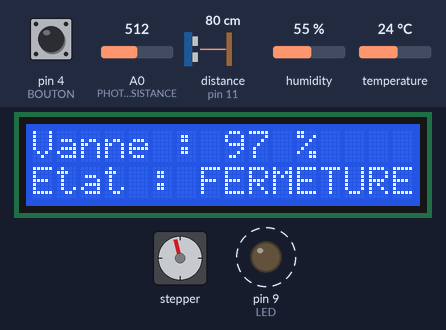
This sketch was run on a simulated Arduino Uno, built with avr-gcc and run on an emulated ATmega328P. Shown: 16×2 character LCD, stepper motor, output pins drawn as LEDs (lit = HIGH). Dashed ring = blinking. Inputs (shaded band) come from the test bench; at power-on: distance to the obstacle (sensor on pin 11) 80 cm, pin 4 (BOUTON) HIGH, A0 (PHOTORESISTANCE) = 512, humidity 55 %, temperature 24 °C. The echo pulse lasts 58.3 µs per cm; stepper angles assume 2048 steps per turn; what the sketch prints to the serial monitor is not drawn.

Above: at 1.26 s.
1.3 s: distance to the obstacle (sensor on pin 11) set to 22 cm
At 1.73 s:
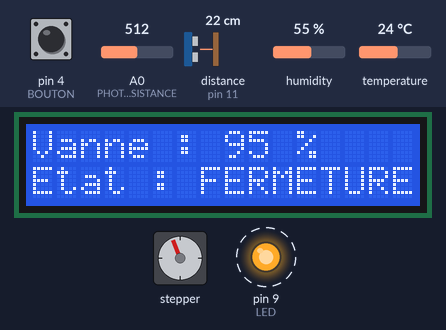
At 3.58 s:
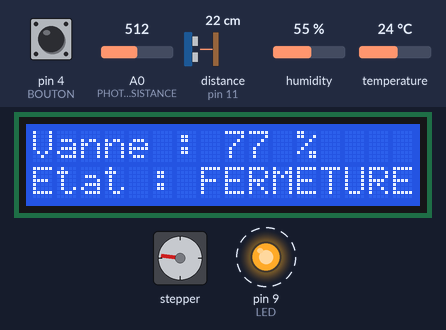
4.6 s: distance to the obstacle (sensor on pin 11) set to 17 cm
At 5.09 s:
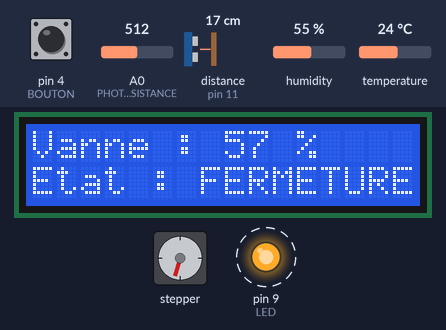
7.0 s: pin 4 (BOUTON) pulled LOW for 0.15 s
At 8.8 s:
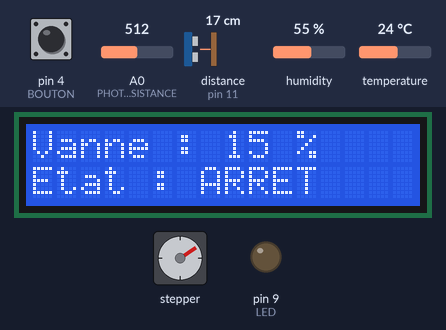
9.1 s: pin 4 (BOUTON) pulled LOW for 0.15 s
9.8 s: distance to the obstacle (sensor on pin 11) set to 120 cm
12.4 s: distance to the obstacle (sensor on pin 11) set to 2 cm
Timing chart, 0 to 17.9 s (numbered marks = the images above; inputs shaded):
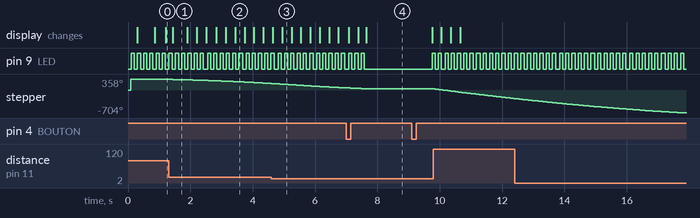

The sketch:

0sx_labo_05.ino
```cpp
#include <OneButton.h>
#include "DHT.h"  //librairie du capteur de temperature et d'humidité
#include <LCD_I2C.h>
#include <HCSR04.h>
#include <AccelStepper.h>  //librairie moteur pas à pas

//-----LCD------
LCD_I2C lcd(0x27, 16, 2);

//------DHT11-----
#define DHTTYPE DHT11  // type de capteur d'humidité et de temperature
const int DHT_11 = 7;
DHT dht(DHT_11, DHTTYPE);  //creation de l'objet DHT
float temperature = 0;
float humidite = 0;

//----Photoresistance-------
const int PHOTORESISTANCE = A0;
int valeurPhotoresistance = 0;
int valeurMin = 1023;
int valeurMax = 0;
bool calibrationActive = false;

//----HC-SR04------------
const int ECHO = 11;
const int TRIGGER = 12;
UltraSonicDistanceSensor distanceSensor(TRIGGER, ECHO);  //creaction d'objet pour le capteur a distance.
int distance = 0;

//-------LED--------
const int LED = 9;

int pageActuelle = 1;

//------BOUTON------
const int BOUTON = 4;
OneButton button(BOUTON, true, true);

//Etat du system----capteur d'environnement.
enum AppState { DEMARRAGE,
                DHT_STATE,
                LUM_DIST,
                CALIBRATION };
AppState currentState = DEMARRAGE;

//----------moteur à pas------
#define MOTOR_INTERFACE_TYPE 4  //type de moteur

#define IN_1 31
#define IN_2 33
#define IN_3 35
#define IN_4 37
AccelStepper myStepper(MOTOR_INTERFACE_TYPE, IN_1, IN_3, IN_2, IN_4);  //creation de l'objet moteur pas pas.

const int POSITIONOUVERTE = 2038;
const int POSITIONFERMER = 0;
int pourcentage = 0;

//Etat du system----irrigation.
enum EtatIrrigation { FERME,
                      OUVERTURE,
                      OUVERT,
                      FERMETURE,
                      ARRET };
EtatIrrigation etat_courant = FERMETURE;

//fermeture une fois alimenté.
void sousTention() {
  myStepper.moveTo(POSITIONFERMER);
  etat_courant = FERMETURE;
}

// niveau trop bas → ouvrir la vanne
void etatFermer() {
  int niveauMin = 20;  // Seuil d'ouverture (niveau trop bas)
  if (distance > 0 && distance < niveauMin) {
    myStepper.moveTo(POSITIONOUVERTE);
    etat_courant = OUVERTURE;
  }
}

// ouverture terminée
void etatOUverture() {
  if (myStepper.distanceToGo() == 0) {
    etat_courant = OUVERT;
  }
}

// niveau suffisant → fermer la vanne
void etatOuvert() {
  int niveauMax = 25;  // Seuil de fermeture (niveau suffisant)
  if (distance >= niveauMax) {
    myStepper.moveTo(POSITIONFERMER);
    etat_courant = FERMETURE;
  }
}

// fermeture terminée
void etatFermeture() {
  if (myStepper.distanceToGo() == 0) {
    etat_courant = FERME;
  }
}

// Arrêt 🛑
void etatArret() {
  myStepper.stop();                               // arrête le moteur
  myStepper.moveTo(myStepper.currentPosition());  // annule la cible
  etat_courant = ARRET;                           // bloque l'irrigation
}

// mapper la positio entre 0-100
void position() {
  int nbreDePas = myStepper.currentPosition();
  int pourcentageMin = 0;
  int pourcentageMax = 100;
  pourcentage = map(nbreDePas, POSITIONFERMER, POSITIONOUVERTE, pourcentageMin, pourcentageMax);
  if (pourcentage < 0) {
    pourcentage = 0;
  }
  if (pourcentage > 100) {
    pourcentage = 100;
  }
}

//faire clignoter la LED
void clignotementLed(unsigned long tempsActuel) {
  const unsigned long delaiLed = 100;
  static bool etatLed = false;
  static unsigned long dernierTps = 0;
  if (etat_courant == OUVERTURE || etat_courant == FERMETURE) {
    if ((tempsActuel - dernierTps) >= delaiLed) {
      dernierTps = tempsActuel;
      etatLed = !etatLed;
      digitalWrite(LED, etatLed);
    }
  } else {
    allumeEteindLed();
  }
}

// SYSTEME d'irrigation
void gestionIrrigation(unsigned long tempsActuel) {
  switch (etat_courant) {
    case FERME:
      etatFermer();
      break;
    case OUVERTURE:
      etatOUverture();
      break;
    case OUVERT:
      etatOuvert();
      break;
    case FERMETURE:
      etatFermeture();
      break;
    case ARRET:
      etatArret();
      break;
  }
  if (etat_courant != ARRET) {
    myStepper.run();
  }
}

void lirePhotoresistance(unsigned long tempsActuel) {
  const unsigned long delaisPhotoresistance = 1000;
  static unsigned long dernierMoment = 0;

  if ((tempsActuel - dernierMoment) >= delaisPhotoresistance) {
    dernierMoment = tempsActuel;
    valeurPhotoresistance = analogRead(PHOTORESISTANCE);
    if (valeurPhotoresistance < 0) {
      valeurPhotoresistance = 0;
    }
    if (valeurPhotoresistance > 1023) {  //pour éviter les valeurs hors plage
      valeurPhotoresistance = 1023;
    }
  }
}

void lireTemperatureHumidite(unsigned long now) {
  static unsigned long lastTime = 0;
  const unsigned long rate = 5000;
  if (now - lastTime >= rate) {
    lastTime = now;
    float t = dht.readTemperature();  // Température
    float h = dht.readHumidity();     // Humidité aussi !
    if (isnan(h) || isnan(t)) {       // valide si c'est un nombre.
      Serial.println(F("Echec de lecture du DHT!"));
    }
    temperature = t;
    humidite = h;
  }
}

void calibrage() {
  if (currentState == CALIBRATION && !calibrationActive) {
    if (valeurPhotoresistance < valeurMin) {
      valeurMin = valeurPhotoresistance;
    }
    if (valeurPhotoresistance > valeurMax) {
      valeurMax = valeurPhotoresistance;
    }
  }
}

int lireLuminosite() {
  int allumage = map(valeurPhotoresistance, valeurMin, valeurMax, 0, 100);  // lumiosite en pourcentage.
  if (allumage < 0) {
    allumage = 0;
  }
  if (allumage > 100) {
    allumage = 100;
  }
  return allumage;
}

void allumeEteindLed() {
  int valeurbasse = 30;
  int valeurAlum = lireLuminosite();

  if (valeurAlum <= valeurbasse) {
    digitalWrite(LED, HIGH);
  } else {
    digitalWrite(LED, LOW);
  }
}

void lireLaDistance(unsigned long tempsActuel) {
  unsigned long delaisDistance = 250;

  static unsigned long dernierTemps = 0;
  if ((tempsActuel - dernierTemps) >= delaisDistance) {  // conserve la voie
    dernierTemps = tempsActuel;
    distance = distanceSensor.measureDistanceCm();
    if (distance < 0) {
      distance = 0;
    }
  }
}

void portserie(unsigned long tempsActuel) {
  static unsigned long dernierTemps = 0;
  unsigned long delaisDistance = 3000;
  if ((tempsActuel - dernierTemps) >= delaisDistance) {
    int valeurAlum = lireLuminosite();
    Serial.print("Lum:");
    Serial.print(valeurAlum);
    Serial.print(",Min:");
    Serial.print(valeurMin);
    Serial.print(",Max:");
    Serial.print(valeurMax);
    Serial.print(",Dis:");
    Serial.print(distance);
    Serial.print(",T:");
    Serial.print(temperature);
    Serial.print(",H:");
    Serial.print(humidite);
    Serial.print(",van:");
    Serial.println(pourcentage);

    dernierTemps = millis();
  }
}

void lumDist() {
  int valeurAlum = lireLuminosite();
  lcd.setCursor(0, 0);
  lcd.print("Lum: ");
  lcd.print(valeurAlum);
  lcd.print("% ");

  lcd.setCursor(0, 1);
  lcd.print("Dist: ");
  lcd.print(distance);
  lcd.print(" cm");
  lcd.print("   ");
}

void tempHum() {
  lcd.setCursor(0, 0);
  lcd.print("Temp: ");
  lcd.print(temperature);
  lcd.print("c ");

  lcd.setCursor(0, 1);
  lcd.print("Hum: ");
  lcd.print(humidite);
  lcd.print(" %");
  lcd.print("   ");
}

void MinMaxLCD() {
  lcd.setCursor(0, 0);
  lcd.print("Lum Min: ");
  lcd.print(valeurMin);

  lcd.setCursor(0, 1);
  lcd.print("Lum Max: ");
  lcd.print(valeurMax);
  lcd.print(" %");
  lcd.print("   ");
}

void vanneLCD() {
  lcd.setCursor(0, 0);
  lcd.print("Vanne : ");
  lcd.print(pourcentage);
  lcd.print(" %");

  lcd.setCursor(0, 1);
  lcd.print("Etat : ");
  switch (etat_courant) {
    case FERME:
      lcd.print("FERME");
      break;
    case OUVERTURE:
      lcd.print("OUVERTURE");
      break;
    case OUVERT:
      lcd.print("OUVERT");
      break;
    case FERMETURE:
      lcd.print("FERMETURE");
      break;
    case ARRET:
      lcd.print("ARRET");
      break;
  }
  lcd.print("   ");
}

void afficherLCD(unsigned long tempsActuel) {
  unsigned long delaisRafraichissement = 250;
  static unsigned long dernierTemps = 0;
  int valeurAlum = lireLuminosite();
  if ((tempsActuel - dernierTemps) >= delaisRafraichissement) {
    lcd.clear();
    if (etat_courant == OUVERTURE || etat_courant == FERMETURE || etat_courant == ARRET) {
      vanneLCD();
    } else {

      switch (currentState) {
        case DEMARRAGE:
          lcd.setCursor(0, 0);
          lcd.print("Systeme pret   ");
          lcd.setCursor(0, 1);
          lcd.print("Appuyez btn    ");
          lcd.print(" ");

          break;

        case LUM_DIST:
          if (pageActuelle == 1) {
            lumDist();
          }
          break;
        case DHT_STATE:
          if (pageActuelle == 1) {
            tempHum();
          }
          break;

        case CALIBRATION:
          MinMaxLCD();
          break;
      }
    }
    dernierTemps = millis();
  }
}

// Fonction appelée lors d'un simple clic
void onClick() {
  if (etat_courant == ARRET) {  // Si en état d'arrêt d'urgence, ouvre
    myStepper.moveTo(POSITIONOUVERTE);
    etat_courant = OUVERTURE;
    vanneLCD();
    return;
  }
  if (myStepper.isRunning()) {  // Si mouvement arrêt d'urgence,
    etatArret();
    return;
  } else {
    switch (currentState) {
      case DEMARRAGE:
        currentState = LUM_DIST;
        break;

      case LUM_DIST:
        currentState = DHT_STATE;
        break;

      case DHT_STATE:
        currentState = LUM_DIST;
        break;

      case CALIBRATION:
        currentState = LUM_DIST;
        break;
    }
  }
}

//Fonction appelée lors d'un double-clic

void onDoubleClick() {
  if (currentState == DEMARRAGE || currentState == LUM_DIST || currentState == DHT_STATE) {
    currentState = CALIBRATION;
  }
}

void setup() {
  pinMode(TRIGGER, OUTPUT);
  pinMode(ECHO, INPUT);
  pinMode(LED, OUTPUT);
  pinMode(BOUTON, INPUT_PULLUP);

  lcd.begin();
  lcd.backlight();  // Allume le rétroéclairage

  Serial.begin(9600);

  dht.begin();  // initialisation du du capteur de temperature et d'humidité

  button.attachClick(onClick);
  button.attachDoubleClick(onDoubleClick);

  myStepper.setMaxSpeed(1000);                    // Vitesse maximale (steps/seconde)
  myStepper.setSpeed(2000);                       // Vitesse de déplacement
  myStepper.setCurrentPosition(POSITIONOUVERTE);  //reinitialise la position actuelle du moteur
  myStepper.setAcceleration(100);                 //demarrage et arret progressif
  sousTention();
}


void loop() {
  unsigned long tempsActuel = millis();
  lirePhotoresistance(tempsActuel);
  lireTemperatureHumidite(tempsActuel);
  lireLaDistance(tempsActuel);

  calibrage();


  gestionIrrigation(tempsActuel);
  position();
  clignotementLed(tempsActuel);

  afficherLCD(tempsActuel);

  portserie(tempsActuel);

  button.tick();
}
```

Measured:
- the behaviour switches between 20 and 19 cm on distance to the obstacle (sensor on pin 11) (found by bisection; images 2 and 3)
- after the input at 7.0 s, pin 9 (LED): goes on until 7.6 s, then stays LOW; stepper: goes on until 7.6 s, then stays 56°; the display: first differs from a run without the input after 0.64 s (image 4)
- after the input at 9.1 s, pin 9 (LED): LOW → HIGH after 0.65 s; stepper: goes 53° 0.03 s, then 49°, starting after 0.67 s
- by itself, pin 9 (LED): alternates HIGH for 0.10 s and LOW for 0.10 s
